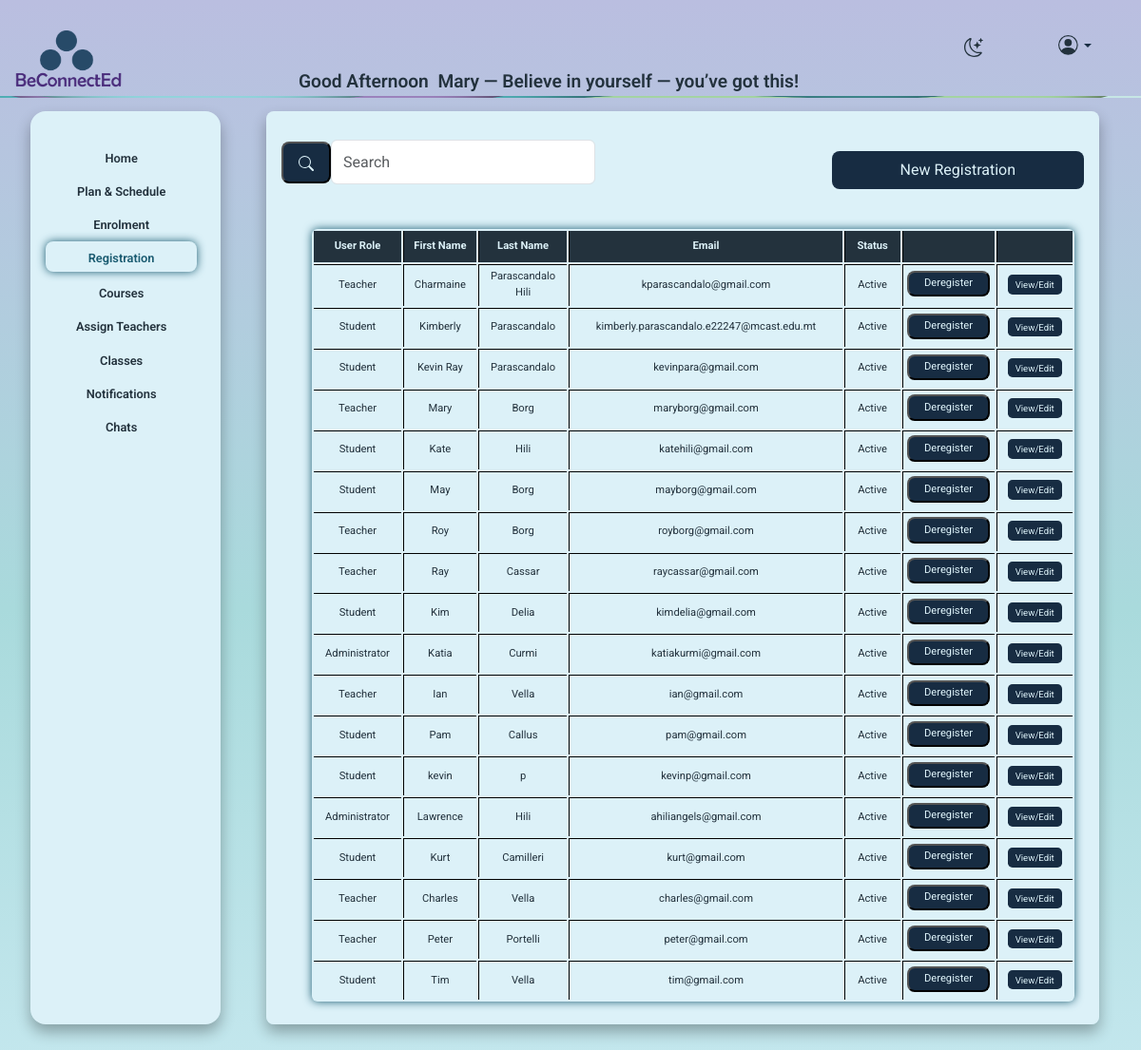
Before: /registration_admin.php (signed in) with the older database file.
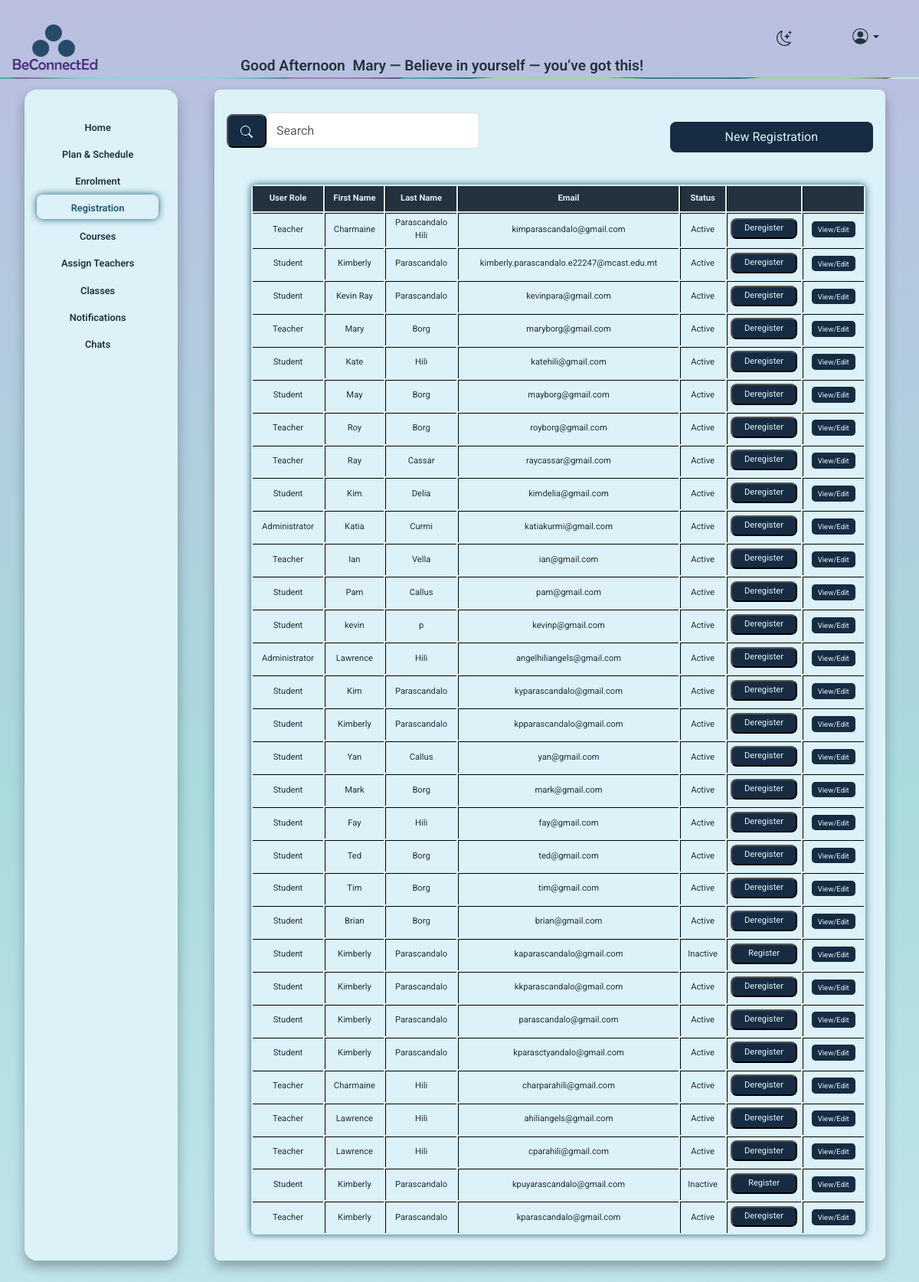
After: the same page with the newer database file.
### tables this page shows
CREATE TABLE `users` (
  `user_id` int(11) NOT NULL,
  `email` varchar(255) DEFAULT NULL,
  `password_hash` varchar(255) DEFAULT NULL,
  `first_name` varchar(255) DEFAULT NULL,
  `last_name` varchar(255) DEFAULT NULL,
  `date_of_birth` date DEFAULT NULL,
  `is_active` tinyint(1) DEFAULT 1,
  `created_at` datetime DEFAULT current_timestamp(),
  `profile_photo` varchar(255) DEFAULT NULL,
  `role_id` int(11) DEFAULT NULL,
  `institute_id` int(11) DEFAULT NULL,
  `is_independent` tinyint(1) NOT NULL,
  `must_change_password` tinyint(1) DEFAULT 1
);

CREATE TABLE `role` (
  `role_id` int(11) NOT NULL,
  `role_name` varchar(255) DEFAULT NULL
);

### includes/arrays.php (called while the page is built, shortened)
<?php
$message=array(
    "Let’s make today amazing!",
    "Welcome back — let’s get things done!",
    "You’re doing great — keep going!",
    "Your efforts matter. Keep shining!",
    "You’re capable of amazing things.",
    "A new day, a new chance to succeed.",
    "Believe in yourself — you’ve got this!",
    "Let’s make learning joyful today!",
    "Progress is progress — no matter how small.",
    "Today is full of possibilities.");
?>

### includes/functions.php (called while the page is built, shortened)
<?PHP
function getUsers($conn){
   $sql = "SELECT users.*, role.role_name
            FROM users
            JOIN role ON users.role_id = role.role_id";
$stmt = mysqli_stmt_init($conn);
if(!mysqli_stmt_prepare($stmt, $sql)) {
    exit();
}
mysqli_stmt_execute($stmt);
$result = mysqli_stmt_get_result($stmt);
return $result;
}

### registration_admin.php (the view, shortened to what this page needs)
<?php
include "includes/nav.php";
require_once 'includes/users.php'
?>
<div class="container-fluid">
  <div class="row">
      <div class="col-lg-2 col-md-3 p-0">
          <?php include 'includes/menuadmin.php'; ?>
      </div>
    <div class="col-1"></div>
  <div class="col-lg-9 col-md-8">
      <div class="row">
        <div class="col-12">
            <div class="form_bg">
            <div class="row align-items-center">
                <div class="col-lg-5 col-md-6 col-sm-12">
                    <form class="d-flex">
                        <button class="search_button btn-outline-success my-3" type="submit">
                            <svg xmlns="http://www.w3.org/2000/svg" width="16" height="16" fill="currentColor" class="bi bi-search" viewBox="0 0 16 16">
                                <path d="M11.742 10.344a6.5 6.5 0 1 0-1.397 1.398h-.001q.044.06.098.115l3.85 3.85a1 1 0 0 0 1.415-1.414l-3.85-3.85a1 1 0 0 0-.115-.1zM12 6.5a5.5 5.5 0 1 1-11 0 5.5 5.5 0 0 1 11 0"/>
                            </svg>
                        </button>
                         <input class="form-control me-2" type="search" placeholder="Search" aria-label="Search">
                    </form>
                </div>
                <div class="col-lg-4 col-md-4 col-sm-12 text-end">
                    <a href="new_registration_admin.php" class="button">New Registration</a>
                </div>
<div class="col-lg-12 col-md-12 col-sm-12">
<table class="table_admin"  >
  <tr>
    <th>User Role</th>
    <th>First Name</th>
    <th>Last Name</th>
    <th>Email</th>
    <th >Status</th>
     <th></th>
      <th class="columns1"></th>
  </tr>
  <?php
 $result = getUsers($conn);
while($row = mysqli_fetch_assoc($result)){
  echo '<tr>';
  echo '<td>' . $row['role_name'] . '</td>';
  echo '<td>' . $row['first_name'] . '</td>';
  echo '<td>' . $row['last_name'] . '</td>';
  echo '<td>' . $row['email'] . '</td>';
  echo '<td>' . ($row['is_active'] ? 'Active' : 'Inactive') . '</td>';
  echo '<td class="text-center">';
  if ($row['is_active']) {
      echo '<button type="button"  class="button4" data-bs-toggle="modal" data-bs-target="#confirmModal"
              data-user-id="' . $row['user_id'] . '" data-action="inactivate">
              Deregister
            </button>';
  } else {
      echo '<button type="button" class="button4" data-bs-toggle="modal" data-bs-target="#confirmModal"
              data-user-id="' . $row['user_id'] . '" data-action="activate">
              Register
            </button>';
  }
  echo '</td>';
  echo '<td class="text-center">
          <a href="edit-registration.php?user_id=' . $row['user_id'] . '" class="button_table">View/Edit</a>
        </td>';
  echo '</tr>';
}
  ?>
                    </table>
                </div>
            </div>
        </div>
    </div>
</div>
</div>
</div>

### includes/nav.php (shortened to what this page needs)
<?php
$role_id = $_SESSION['role_id'] ?? null;
$homeUrl = 'login.php';
switch ((int)$role_id) {
  case 1: $homeUrl = 'teacher_index.php'; break;
}
require_once __DIR__ . '/arrays.php';
?>
<!DOCTYPE html>
<html lang="en">
<head>
    <link href="https://cdn.jsdelivr.net/npm/bootstrap@5.3.8/dist/css/bootstrap.min.css" rel="stylesheet">
 <link rel="stylesheet" href="css/style.css">
</head>
<body >
<div class="container-fluid  px-3">
  <div class="row">
    <div class="col-lg-3 col-md-3 col-sm-12 ">
<a href="<?php echo $homeUrl; ?>" id="logo">
  <img class="logo logo-img light"  src="assets/images/logo.png"  alt="be connected logo">
</a>
</div>
<div class="banner col-lg-7 col-md-7 col-sm-12 text-center" id="banner">
<?php
$hour = date("H");
  $greeting =
    $hour < 12 ? 'Good Morning' :
    ($hour < 18 ? 'Good Afternoon' : 'Good Evening');
?>
<span class="greeting">
    <?php echo htmlspecialchars($greeting) . ' '; ?>
<?php
$first = $_SESSION['first_name'] ?? '';
$last  = $_SESSION['last_name'] ?? '';
echo '&nbsp;' . htmlspecialchars(trim($first . ' ' . $last));
     if (isset($message)) {
        echo ' — ' . htmlspecialchars($message[array_rand($message)]);
    }
    ?>
      </div>
      <div class="col-1 " >
    <a href="" id="theme-switch" alt="dark or light mode button">
    </a>
</div>
<div class="col-1">
  <div class="dropdown">
    <a href="#"
       class="dropdown-toggle d-flex align-items-center profile-toggle"
       id="profileDropdown"
       data-bs-toggle="dropdown"
       data-bs-auto-close="outside"
       aria-expanded="false"
       style="text-decoration:none;">
    </a>
  </div>
</div>
  </div>
</div>
<img class="strip" src="assets/images/strip.png" alt="">
</body>
</html>

### includes/menuadmin.php (shortened to what this page needs)
<?php $currentPage = basename($_SERVER['PHP_SELF']); ?>
<div class="offcanvas-md offcanvas-start sidebar col-lg-2" id="sidebarMenu">
<div class="col">
    <div class="offcanvas-body">
        <ul class="nav flex-column">
           <li class="nav-item">
  <a class="nav-link <?php if ($currentPage == 'admin_index.php') echo 'active'; ?>" href="admin_index.php">
      Home
  </a>
</li>
<li class="nav-item">
  <a class="nav-link <?php if ($currentPage == 'plan_schedule_admin.php') echo 'active'; ?>" href="plan_schedule_admin.php">
      Plan & Schedule
  </a>
</li>
<li class="nav-item">
  <a class="nav-link <?php if ($currentPage == 'enrolment_admin.php') echo 'active'; ?>" href="enrolment_admin.php">
      Enrolment
  </a>
</li>
<li class="nav-item">
  <a class="nav-link <?php if ($currentPage == 'registration_admin.php') echo 'active'; ?>" href="registration_admin.php">
      Registration
  </a>
</li>
<li class="nav-item">
  <a class="nav-link <?php if ($currentPage == 'courses_admin.php') echo 'active'; ?>" href="courses_admin.php">
      Courses
  </a>
</li>
<li class="nav-item">
  <a class="nav-link <?php if ($currentPage == 'assign_teachers_admin.php') echo 'active'; ?>" href="assign_teachers_admin.php">
     Assign Teachers
  </a>
</li>
<li class="nav-item">
  <a class="nav-link <?php if ($currentPage == 'classes_admin.php') echo 'active'; ?>" href="classes_admin.php">
     Classes
  </a>
</li>
<li class="nav-item">
  <a class="nav-link <?php if ($currentPage == 'notifications_admin.php') echo 'active'; ?>" href="notifications_admin.php">
      Notifications
  </a>
</li>
<li class="nav-item">
  <a class="nav-link <?php if ($currentPage == 'chats_admin.php') echo 'active'; ?>" href="chats_admin.php">
      Chats
  </a>
</li>
        </ul>
    </div>
</div>
</div>

### css/style.css (style rules this page uses)
:root { --base-color: linear-gradient(to bottom, #babee0, #a9dadc, #ccebf3); --base-variant: #dcf1f8; --text-color: #23323d; --secondary-text: #1a5b71; --button-color: #172c42; --hover-button: #1a5b71; }
.logo { cursor: pointer; border-radius: .5rem; transition: box-shadow 0.2s ease; width: 7rem ; }
#logo { display: flex; position: fixed; cursor: pointer; }
#theme-switch { color: var(--button-color); cursor: pointer; transition: box-shadow 0.2s ease, color 0.2s ease; padding: .3rem; display: inline-block; }
.dropdown-toggle { color: var(--button-color); cursor: pointer; transition: box-shadow 0.2s ease, color 0.2s ease; padding: .3rem; display: inline-block; }
.profile-icon { flex-shrink: 0; justify-content: end; }
.profile-toggle { color: var(--button-color); cursor: pointer; transition: box-shadow 0.2s ease, color 0.2s ease; padding: .3rem; display: inline-block; }
body { margin-top:2rem; padding: 0; min-height: 92vh; background: var(--base-color); background-attachment: fixed; font-family: Roboto, "Helvetica Neue", Helvetica, sans-serif; width: 100%; overflow: hidden; overflow-x: hidden; }
.sidebar { background-color: var(--base-variant); border-radius: 1rem; width: 100%; min-height: 75vh; max-width: 100%; margin-top: 1rem; margin-left: 2rem; margin-right: 1rem; box-shadow:0 8px 15px 0 #0000004d; position: relative; display: flex; overflow: auto; padding-top:2rem ; padding-left:1rem; padding-right: 1rem; z-index: 3; }
.nav-link { color: var(--text-color); font-size: .8rem; text-decoration: none ; font-weight: 550 ; padding-right: 2rem; padding-left: 2rem; justify-content: center; text-align: center; }
.nav-link.active { color: var(--secondary-text); box-shadow: 0 0 10px var(--secondary-text); border-radius: .5rem; height:2rem ; width: auto; margin-bottom: .3rem; }
.offcanvas-md { background-color:var(--base-variant) !important; border-radius: 1rem; }
.strip { width: 100%; position: fixed; }
.banner { display: flex; color: var(--text-color); font-size :1.2rem; font-weight: 600; margin-top: 2.5rem; }
.form_bg { box-shadow:0 8px 15px 0 #0000004d; color: var(--secondary-text); border-radius: .5rem; background-color: var(--base-variant); width: 100%; margin-top: 1rem; margin-left: -2rem; min-height: 75vh; max-height: 75vh; padding: 1rem; text-align: center; overflow-y: auto; overflow-x: auto; display: flex; flex-direction: column; justify-content: top; }
.table_admin { color: var(--text-color); }
td { text-align: center; width: 1rem; }
.columns1 { width: 3.5rem; }
.form-control { width: 100% !important; margin: .9rem .9rem .9rem 0rem; }
.button { width: 100% !important; text-decoration: none; color: var( --base-variant); border-radius: .5rem; margin-top: 1rem; padding: .5rem 1rem .5rem 1rem; background-color:var(--button-color); }
button.button, a.button { width: 100%; text-decoration: none; color: var(--base-variant); border-radius: .5rem; margin-top: 1rem; padding: .5rem 1rem; background-color: var(--button-color); border: none; display: block; text-align: center; }
.button4 { width: 100% !important; text-decoration: none; color: var( --base-variant); border-radius: .5rem; margin-bottom: .2rem; padding: .2rem .5rem .2rem .5rem; background-color:var(--button-color); }
.search_button { text-decoration: none; color: var( --base-variant); border-radius: .5rem; margin-top: 1rem; padding: .5rem 1rem .5rem 1rem; background-color:var(--button-color); }
.button_table { font-size: .6rem; text-decoration: none; color: var( --base-variant); background-color:var(--button-color); border-radius: .3rem; padding: .3rem .5rem .3rem .5rem; align-content: center !important; width: 100vh !important; }
table { border-collapse:separate; border-radius:6px; margin: 2rem; box-shadow: 0 0 10px var(--secondary-text); padding: 0%; width: 95% !important; }
td, th { border-left:solid black 1px; border-top:solid black 1px; }
td { padding: .3rem; font-size: .7rem; }
th { background-color: var(--text-color); padding: .5rem; border-top: none; color: var(--base-variant); font-size: .7rem; }
td:first-child, th:first-child { border-left: none; }

Changed rows visible on the page:
removed users: role.role_name "Teacher", first_name "Charles", last_name "Vella", email "charles@gmail.com", is_active "Active"
removed users: role.role_name "Teacher", first_name "Peter", last_name "Portelli", email "peter@gmail.com", is_active "Active"
changed users "Parascandalo Hili": email "kparascandalo@gmail.com" → "kimparascandalo@gmail.com"
changed users: email "ahiliangels@gmail.com" → "angelhiliangels@gmail.com"
changed users: first_name "Kurt" → "Kim"; last_name "Camilleri" → "Parascandalo"; email "kurt@gmail.com" → "kyparascandalo@gmail.com"
added users: role.role_name "Student", first_name "Kimberly", last_name "Parascandalo", email "kpparascandalo@gmail.com", is_active "Active"
added users: role.role_name "Student", first_name "Yan", last_name "Callus", email "yan@gmail.com", is_active "Active"
added users: role.role_name "Student", first_name "Mark", last_name "Borg", email "mark@gmail.com", is_active "Active"
changed users: first_name "Tim" → "Fay"; last_name "Vella" → "Hili"; email "tim@gmail.com" → "fay@gmail.com"
added users: role.role_name "Student", first_name "Ted", last_name "Borg", email "ted@gmail.com", is_active "Active"
added users: role.role_name "Student", first_name "Tim", last_name "Borg", email "tim@gmail.com", is_active "Active"
added users: role.role_name "Student", first_name "Brian", last_name "Borg", email "brian@gmail.com", is_active "Active"
added users: role.role_name "Student", first_name "Kimberly", last_name "Parascandalo", email "kaparascandalo@gmail.com", is_active "Inactive"
added users: role.role_name "Student", first_name "Kimberly", last_name "Parascandalo", email "kkparascandalo@gmail.com", is_active "Active"
added users: role.role_name "Student", first_name "Kimberly", last_name "Parascandalo", email "parascandalo@gmail.com", is_active "Active"
added users: role.role_name "Student", first_name "Kimberly", last_name "Parascandalo", email "kparasctyandalo@gmail.com", is_active "Active"
added users: role.role_name "Teacher", first_name "Charmaine", last_name "Hili", email "charparahili@gmail.com", is_active "Active"
added users: role.role_name "Teacher", first_name "Lawrence", last_name "Hili", email "ahiliangels@gmail.com", is_active "Active"
added users: role.role_name "Teacher", first_name "Lawrence", last_name "Hili", email "cparahili@gmail.com", is_active "Active"
added users: role.role_name "Student", first_name "Kimberly", last_name "Parascandalo", email "kpuyarascandalo@gmail.com", is_active "Inactive"
added users: role.role_name "Teacher", first_name "Kimberly", last_name "Parascandalo", email "kparascandalo@gmail.com", is_active "Active"
